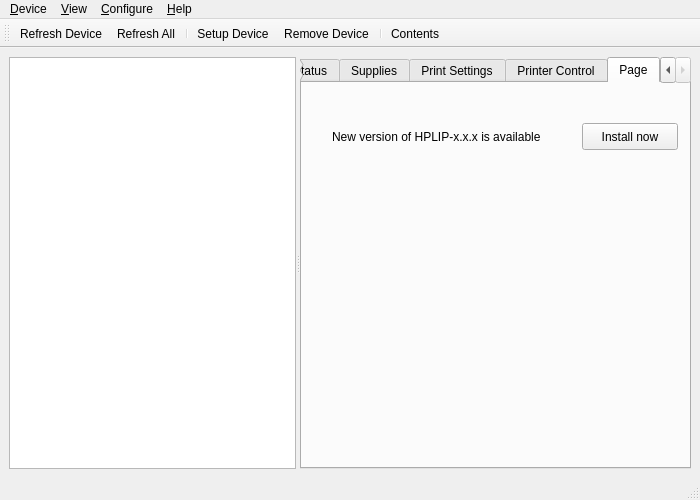
<?xml version="1.0" encoding="UTF-8"?>
<ui version="4.0">
 <class>MainWindow</class>
 <widget class="QMainWindow" name="MainWindow">
  <property name="windowModality">
   <enum>Qt::ApplicationModal</enum>
  </property>
  <property name="geometry">
   <rect>
    <x>0</x>
    <y>0</y>
    <width>700</width>
    <height>500</height>
   </rect>
  </property>
  <property name="windowTitle">
   <string>HP Device Manager</string>
  </property>
  <widget class="QWidget" name="centralwidget">
   <layout class="QGridLayout">
    <item row="0" column="0">
     <widget class="QSplitter" name="splitter">
      <property name="orientation">
       <enum>Qt::Horizontal</enum>
      </property>
      <widget class="QListWidget" name="DeviceList">
       <property name="movement">
        <enum>QListView::Static</enum>
       </property>
       <property name="flow">
        <enum>QListView::TopToBottom</enum>
       </property>
       <property name="resizeMode">
        <enum>QListView::Adjust</enum>
       </property>
       <property name="spacing">
        <number>10</number>
       </property>
       <property name="viewMode">
        <enum>QListView::IconMode</enum>
       </property>
       <property name="uniformItemSizes">
        <bool>true</bool>
       </property>
       <property name="wordWrap">
        <bool>true</bool>
       </property>
       <property name="selectionRectVisible">
        <bool>false</bool>
       </property>
      </widget>
      <widget class="QTabWidget" name="Tabs">
       <property name="sizePolicy">
        <sizepolicy hsizetype="Fixed" vsizetype="Expanding">
         <horstretch>0</horstretch>
         <verstretch>0</verstretch>
        </sizepolicy>
       </property>
       <property name="styleSheet">
        <string notr="true"/>
       </property>
       <property name="currentIndex">
        <number>5</number>
       </property>
       <widget class="QWidget" name="Actions">
        <attribute name="title">
         <string>Actions</string>
        </attribute>
        <layout class="QGridLayout">
         <item row="0" column="0">
          <widget class="QListWidget" name="ActionsList">
           <property name="spacing">
            <number>10</number>
           </property>
           <property name="viewMode">
            <enum>QListView::ListMode</enum>
           </property>
           <property name="uniformItemSizes">
            <bool>true</bool>
           </property>
           <property name="wordWrap">
            <bool>true</bool>
           </property>
          </widget>
         </item>
        </layout>
       </widget>
       <widget class="QWidget" name="Status">
        <attribute name="title">
         <string>Status</string>
        </attribute>
        <layout class="QGridLayout">
         <item row="0" column="0">
          <layout class="QHBoxLayout">
           <item>
            <spacer>
             <property name="orientation">
              <enum>Qt::Horizontal</enum>
             </property>
             <property name="sizeHint" stdset="0">
              <size>
               <width>21</width>
               <height>40</height>
              </size>
             </property>
            </spacer>
           </item>
           <item>
            <widget class="QLabel" name="LCD">
             <property name="sizePolicy">
              <sizepolicy hsizetype="Fixed" vsizetype="Fixed">
               <horstretch>0</horstretch>
               <verstretch>0</verstretch>
              </sizepolicy>
             </property>
             <property name="minimumSize">
              <size>
               <width>254</width>
               <height>40</height>
              </size>
             </property>
             <property name="maximumSize">
              <size>
               <width>254</width>
               <height>40</height>
              </size>
             </property>
             <property name="text">
              <string/>
             </property>
            </widget>
           </item>
           <item>
            <spacer>
             <property name="orientation">
              <enum>Qt::Horizontal</enum>
             </property>
             <property name="sizeHint" stdset="0">
              <size>
               <width>21</width>
               <height>40</height>
              </size>
             </property>
            </spacer>
           </item>
          </layout>
         </item>
         <item row="1" column="0">
          <widget class="QTableWidget" name="StatusTable">
           <property name="alternatingRowColors">
            <bool>true</bool>
           </property>
           <property name="selectionMode">
            <enum>QAbstractItemView::SingleSelection</enum>
           </property>
           <property name="selectionBehavior">
            <enum>QAbstractItemView::SelectRows</enum>
           </property>
           <property name="showGrid">
            <bool>false</bool>
           </property>
           <property name="cornerButtonEnabled">
            <bool>false</bool>
           </property>
          </widget>
         </item>
        </layout>
       </widget>
       <widget class="QWidget" name="Supplies">
        <attribute name="title">
         <string>Supplies</string>
        </attribute>
        <layout class="QGridLayout">
         <item row="0" column="0">
          <widget class="QTableWidget" name="SuppliesTable">
           <property name="alternatingRowColors">
            <bool>true</bool>
           </property>
           <property name="selectionMode">
            <enum>QAbstractItemView::SingleSelection</enum>
           </property>
           <property name="selectionBehavior">
            <enum>QAbstractItemView::SelectRows</enum>
           </property>
           <property name="showGrid">
            <bool>false</bool>
           </property>
           <property name="cornerButtonEnabled">
            <bool>false</bool>
           </property>
          </widget>
         </item>
        </layout>
       </widget>
       <widget class="QWidget" name="Settings">
        <attribute name="title">
         <string>Print Settings</string>
        </attribute>
        <layout class="QGridLayout">
         <item row="0" column="0">
          <layout class="QHBoxLayout">
           <item>
            <widget class="QLabel" name="PrintSettingsPrinterNameLabel">
             <property name="text">
              <string>Printer Name:</string>
             </property>
            </widget>
           </item>
           <item>
            <widget class="QComboBox" name="PrintSettingsPrinterNameCombo">
             <property name="sizePolicy">
              <sizepolicy hsizetype="Expanding" vsizetype="Fixed">
               <horstretch>0</horstretch>
               <verstretch>0</verstretch>
              </sizepolicy>
             </property>
            </widget>
           </item>
          </layout>
         </item>
         <item row="1" column="0">
          <widget class="PrintSettingsToolbox" name="PrintSettingsToolbox">
           <property name="currentIndex">
            <number>-1</number>
           </property>
          </widget>
         </item>
        </layout>
       </widget>
       <widget class="QWidget" name="Control">
        <attribute name="title">
         <string>Printer Control</string>
        </attribute>
        <layout class="QGridLayout">
         <item row="0" column="0">
          <layout class="QHBoxLayout">
           <item>
            <widget class="QLabel" name="PrintControlPrinterNameLabel">
             <property name="text">
              <string>Printer Name:</string>
             </property>
            </widget>
           </item>
           <item>
            <widget class="QComboBox" name="PrintControlPrinterNameCombo">
             <property name="sizePolicy">
              <sizepolicy hsizetype="Expanding" vsizetype="Fixed">
               <horstretch>0</horstretch>
               <verstretch>0</verstretch>
              </sizepolicy>
             </property>
            </widget>
           </item>
          </layout>
         </item>
         <item row="1" column="0">
          <widget class="QGroupBox" name="groupBox">
           <property name="title">
            <string>Printer/Queue Control</string>
           </property>
           <layout class="QGridLayout">
            <item row="0" column="0">
             <layout class="QVBoxLayout">
              <item>
               <widget class="QGroupBox" name="groupBox_3">
                <property name="sizePolicy">
                 <sizepolicy hsizetype="Preferred" vsizetype="Maximum">
                  <horstretch>0</horstretch>
                  <verstretch>0</verstretch>
                 </sizepolicy>
                </property>
                <property name="title">
                 <string/>
                </property>
                <layout class="QGridLayout">
                 <property name="horizontalSpacing">
                  <number>6</number>
                 </property>
                 <property name="verticalSpacing">
                  <number>1</number>
                 </property>
                 <property name="margin">
                  <number>1</number>
                 </property>
                 <item row="0" column="0">
                  <layout class="QHBoxLayout">
                   <item>
                    <widget class="QLabel" name="StartStopIcon">
                     <property name="sizePolicy">
                      <sizepolicy hsizetype="Fixed" vsizetype="Fixed">
                       <horstretch>0</horstretch>
                       <verstretch>0</verstretch>
                      </sizepolicy>
                     </property>
                     <property name="minimumSize">
                      <size>
                       <width>16</width>
                       <height>16</height>
                      </size>
                     </property>
                     <property name="maximumSize">
                      <size>
                       <width>16</width>
                       <height>16</height>
                      </size>
                     </property>
                     <property name="text">
                      <string/>
                     </property>
                    </widget>
                   </item>
                   <item>
                    <widget class="QLabel" name="StartStopLabel">
                     <property name="frameShape">
                      <enum>QFrame::NoFrame</enum>
                     </property>
                     <property name="text">
                      <string>Started</string>
                     </property>
                     <property name="alignment">
                      <set>Qt::AlignCenter</set>
                     </property>
                    </widget>
                   </item>
                  </layout>
                 </item>
                </layout>
               </widget>
              </item>
              <item>
               <widget class="QPushButton" name="StartStopButton">
                <property name="text">
                 <string>Stop Printer</string>
                </property>
               </widget>
              </item>
             </layout>
            </item>
            <item row="0" column="1">
             <layout class="QVBoxLayout">
              <item>
               <widget class="QGroupBox" name="groupBox_4">
                <property name="sizePolicy">
                 <sizepolicy hsizetype="Preferred" vsizetype="Maximum">
                  <horstretch>0</horstretch>
                  <verstretch>0</verstretch>
                 </sizepolicy>
                </property>
                <property name="title">
                 <string/>
                </property>
                <layout class="QGridLayout">
                 <property name="horizontalSpacing">
                  <number>6</number>
                 </property>
                 <property name="verticalSpacing">
                  <number>1</number>
                 </property>
                 <property name="margin">
                  <number>1</number>
                 </property>
                 <item row="0" column="0">
                  <layout class="QHBoxLayout">
                   <item>
                    <widget class="QLabel" name="AcceptRejectIcon">
                     <property name="sizePolicy">
                      <sizepolicy hsizetype="Fixed" vsizetype="Fixed">
                       <horstretch>0</horstretch>
                       <verstretch>0</verstretch>
                      </sizepolicy>
                     </property>
                     <property name="minimumSize">
                      <size>
                       <width>16</width>
                       <height>16</height>
                      </size>
                     </property>
                     <property name="maximumSize">
                      <size>
                       <width>16</width>
                       <height>16</height>
                      </size>
                     </property>
                     <property name="text">
                      <string/>
                     </property>
                    </widget>
                   </item>
                   <item>
                    <widget class="QLabel" name="AcceptRejectLabel">
                     <property name="frameShape">
                      <enum>QFrame::NoFrame</enum>
                     </property>
                     <property name="text">
                      <string>Accepting</string>
                     </property>
                     <property name="alignment">
                      <set>Qt::AlignCenter</set>
                     </property>
                    </widget>
                   </item>
                  </layout>
                 </item>
                </layout>
               </widget>
              </item>
              <item>
               <widget class="QPushButton" name="AcceptRejectButton">
                <property name="text">
                 <string>Reject Jobs</string>
                </property>
               </widget>
              </item>
             </layout>
            </item>
            <item row="0" column="2">
             <layout class="QVBoxLayout">
              <item>
               <widget class="QGroupBox" name="groupBox_5">
                <property name="sizePolicy">
                 <sizepolicy hsizetype="Preferred" vsizetype="Maximum">
                  <horstretch>0</horstretch>
                  <verstretch>0</verstretch>
                 </sizepolicy>
                </property>
                <property name="title">
                 <string/>
                </property>
                <layout class="QGridLayout">
                 <property name="horizontalSpacing">
                  <number>6</number>
                 </property>
                 <property name="verticalSpacing">
                  <number>1</number>
                 </property>
                 <property name="margin">
                  <number>1</number>
                 </property>
                 <item row="0" column="0">
                  <layout class="QHBoxLayout">
                   <item>
                    <widget class="QLabel" name="SetDefaultIcon">
                     <property name="sizePolicy">
                      <sizepolicy hsizetype="Fixed" vsizetype="Fixed">
                       <horstretch>0</horstretch>
                       <verstretch>0</verstretch>
                      </sizepolicy>
                     </property>
                     <property name="minimumSize">
                      <size>
                       <width>16</width>
                       <height>16</height>
                      </size>
                     </property>
                     <property name="maximumSize">
                      <size>
                       <width>16</width>
                       <height>16</height>
                      </size>
                     </property>
                     <property name="text">
                      <string/>
                     </property>
                    </widget>
                   </item>
                   <item>
                    <widget class="QLabel" name="SetDefaultLabel">
                     <property name="frameShape">
                      <enum>QFrame::NoFrame</enum>
                     </property>
                     <property name="text">
                      <string>Not default</string>
                     </property>
                     <property name="alignment">
                      <set>Qt::AlignCenter</set>
                     </property>
                    </widget>
                   </item>
                  </layout>
                 </item>
                </layout>
               </widget>
              </item>
              <item>
               <widget class="QPushButton" name="SetDefaultButton">
                <property name="text">
                 <string>Set as Default</string>
                </property>
               </widget>
              </item>
             </layout>
            </item>
           </layout>
          </widget>
         </item>
         <item row="2" column="0">
          <widget class="QGroupBox" name="groupBox_2">
           <property name="title">
            <string>Job Queue</string>
           </property>
           <layout class="QGridLayout">
            <item row="0" column="0" colspan="3">
             <widget class="QTableWidget" name="JobTable">
              <property name="alternatingRowColors">
               <bool>true</bool>
              </property>
              <property name="selectionMode">
               <enum>QAbstractItemView::SingleSelection</enum>
              </property>
              <property name="selectionBehavior">
               <enum>QAbstractItemView::SelectRows</enum>
              </property>
              <property name="gridStyle">
               <enum>Qt::DotLine</enum>
              </property>
             </widget>
            </item>
            <item row="1" column="0">
             <widget class="QPushButton" name="CancelJobButton">
              <property name="text">
               <string>Cancel Job</string>
              </property>
             </widget>
            </item>
            <item row="1" column="1">
             <spacer>
              <property name="orientation">
               <enum>Qt::Horizontal</enum>
              </property>
              <property name="sizeHint" stdset="0">
               <size>
                <width>131</width>
                <height>20</height>
               </size>
              </property>
             </spacer>
            </item>
            <item row="1" column="2">
             <widget class="QPushButton" name="RefreshButton">
              <property name="text">
               <string>Refresh</string>
              </property>
             </widget>
            </item>
           </layout>
          </widget>
         </item>
        </layout>
       </widget>
       <widget class="QWidget" name="tab_3">
        <attribute name="title">
         <string>Page</string>
        </attribute>
        <widget class="QPushButton" name="pushButton">
         <property name="geometry">
          <rect>
           <x>280</x>
           <y>40</y>
           <width>96</width>
           <height>27</height>
          </rect>
         </property>
         <property name="text">
          <string>Install now</string>
         </property>
        </widget>
        <widget class="QLabel" name="label">
         <property name="geometry">
          <rect>
           <x>30</x>
           <y>45</y>
           <width>251</width>
           <height>17</height>
          </rect>
         </property>
         <property name="text">
          <string>New version of HPLIP-x.x.x is available</string>
         </property>
        </widget>
       </widget>
      </widget>
     </widget>
    </item>
   </layout>
  </widget>
  <widget class="QMenuBar" name="Menubar">
   <property name="geometry">
    <rect>
     <x>0</x>
     <y>0</y>
     <width>700</width>
     <height>27</height>
    </rect>
   </property>
   <widget class="QMenu" name="DeviceMenu">
    <property name="title">
     <string>&amp;Device</string>
    </property>
    <addaction name="DeviceSettingsAction"/>
    <addaction name="separator"/>
    <addaction name="DeviceRefreshAction"/>
    <addaction name="RefreshAllAction"/>
    <addaction name="separator"/>
    <addaction name="SetupDeviceAction"/>
    <addaction name="RemoveDeviceAction"/>
    <addaction name="separator"/>
    <addaction name="QuitAction"/>
   </widget>
   <widget class="QMenu" name="ConfigureMenu">
    <property name="title">
     <string>&amp;Configure</string>
    </property>
    <addaction name="PreferencesAction"/>
   </widget>
   <widget class="QMenu" name="HelpMenu">
    <property name="title">
     <string>&amp;Help</string>
    </property>
    <addaction name="ContentsAction"/>
    <addaction name="AboutAction"/>
   </widget>
   <widget class="QMenu" name="ViewMenu">
    <property name="title">
     <string>&amp;View</string>
    </property>
    <addaction name="ViewAsListAction"/>
    <addaction name="ViewAsIconsAction"/>
   </widget>
   <addaction name="DeviceMenu"/>
   <addaction name="ViewMenu"/>
   <addaction name="ConfigureMenu"/>
   <addaction name="HelpMenu"/>
  </widget>
  <widget class="QStatusBar" name="Statusbar"/>
  <widget class="QToolBar" name="toolBar">
   <property name="windowTitle">
    <string>toolBar_2</string>
   </property>
   <attribute name="toolBarArea">
    <enum>TopToolBarArea</enum>
   </attribute>
   <attribute name="toolBarBreak">
    <bool>false</bool>
   </attribute>
   <addaction name="DeviceRefreshAction"/>
   <addaction name="RefreshAllAction"/>
   <addaction name="separator"/>
   <addaction name="SetupDeviceAction"/>
   <addaction name="RemoveDeviceAction"/>
   <addaction name="separator"/>
   <addaction name="ContentsAction"/>
  </widget>
  <action name="QuitAction">
   <property name="text">
    <string>Quit</string>
   </property>
  </action>
  <action name="PreferencesAction">
   <property name="text">
    <string>Preferences...</string>
   </property>
  </action>
  <action name="AboutAction">
   <property name="text">
    <string>About...</string>
   </property>
  </action>
  <action name="ContentsAction">
   <property name="text">
    <string>Contents...</string>
   </property>
  </action>
  <action name="DeviceSettingsAction">
   <property name="enabled">
    <bool>false</bool>
   </property>
   <property name="text">
    <string>Settings...</string>
   </property>
  </action>
  <action name="DeviceRefreshAction">
   <property name="text">
    <string>Refresh Device</string>
   </property>
  </action>
  <action name="RefreshAllAction">
   <property name="text">
    <string>Refresh All</string>
   </property>
  </action>
  <action name="SetupDeviceAction">
   <property name="text">
    <string>Setup Device...</string>
   </property>
  </action>
  <action name="RemoveDeviceAction">
   <property name="text">
    <string>Remove Device...</string>
   </property>
  </action>
  <action name="ViewAsListAction">
   <property name="text">
    <string>View as List</string>
   </property>
   <property name="toolTip">
    <string>View Devices as a list</string>
   </property>
  </action>
  <action name="ViewAsIconsAction">
   <property name="text">
    <string>View as Icons</string>
   </property>
   <property name="toolTip">
    <string>View device list as icons</string>
   </property>
  </action>
 </widget>
 <customwidgets>
  <customwidget>
   <class>PrintSettingsToolbox</class>
   <extends>QToolBox</extends>
   <header>printsettingstoolbox.h</header>
   <container>1</container>
  </customwidget>
 </customwidgets>
 <resources/>
 <connections/>
</ui>
